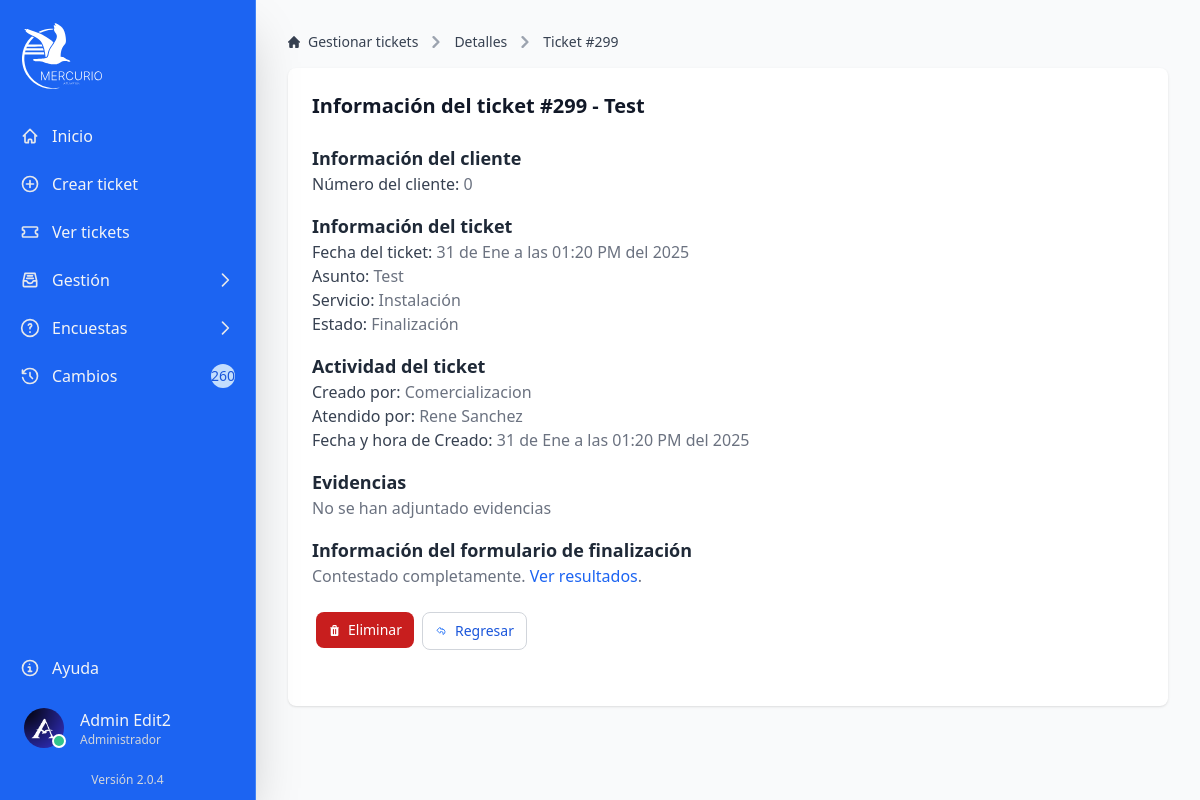
The page /src/web/detalles?id=299 (signed in) on the database its author committed.
### tables this page shows
CREATE TABLE IF NOT EXISTS `tbticket` (
  `idTicket` int NOT NULL AUTO_INCREMENT,
  `fhticket` datetime DEFAULT NULL,
  `nombre` varchar(250) DEFAULT NULL,
  `numTrabajador` int DEFAULT NULL,
  `numCliente` varchar(5) DEFAULT NULL,
  `dispositivo` varchar(50) DEFAULT NULL,
  `imeiCliente` varchar(50) DEFAULT NULL,
  `iccidSIM` varchar(50) DEFAULT NULL,
  `fhRevision` datetime DEFAULT NULL,
  `numContacto` varchar(50) DEFAULT NULL,
  `nomContacto` varchar(100) DEFAULT NULL,
  `placasContacto` varchar(10) DEFAULT NULL,
  `marcaContacto` varchar(20) DEFAULT NULL,
  `prioridad` varchar(250) DEFAULT NULL,
  `asunto` varchar(200) DEFAULT NULL,
  `descripcion` mediumtext,
  `estado` varchar(250) DEFAULT NULL,
  `domicilio` varchar(150) DEFAULT NULL,
  `ciudad` varchar(30) DEFAULT NULL,
  `domestado` varchar(30) DEFAULT NULL,
  `codpostal` int DEFAULT NULL,
  `domdescripcion` varchar(250) DEFAULT NULL,
  `servicio` varchar(20) DEFAULT NULL,
  `asignado` varchar(250) DEFAULT NULL,
  `st_estado` tinyint(1) NOT NULL,
  `evidencia` varchar(255) DEFAULT NULL,
  `evidenciaArribo` varchar(250) DEFAULT NULL,
  `evidenciaInicio` varchar(250) DEFAULT NULL,
  `evidenciaRealizacion` varchar(250) DEFAULT NULL,
  `evidenciaFinalizacion` varchar(250) DEFAULT NULL,
  `evidenciaAudio` varchar(250) DEFAULT NULL,
  `txt_contestacion` varchar(500) DEFAULT NULL,
  `fhContestacion` datetime DEFAULT NULL,
  `fhAsignado` datetime DEFAULT NULL,
  `fhArribo` datetime DEFAULT NULL,
  `fhInicio` datetime DEFAULT NULL,
  `fhRealizacion` datetime DEFAULT NULL,
  `fhFinalizacion` datetime DEFAULT NULL,
  `fhCongelado` datetime DEFAULT NULL,
  `fhCancelado` datetime DEFAULT NULL,
  `fhProgramada` datetime DEFAULT NULL,
  `fhEliminacion` datetime DEFAULT NULL,
  `motivo_eliminacion` varchar(250) DEFAULT NULL,
  `eliminadopor` varchar(150) DEFAULT NULL,
  `correo` varchar(250) DEFAULT NULL,
  `token` varchar(255) DEFAULT NULL,
  PRIMARY KEY (`idTicket`)
);

CREATE TABLE IF NOT EXISTS `users` (
  `userId` int NOT NULL AUTO_INCREMENT,
  `user` varchar(50) NOT NULL,
  `nombre` varchar(55) NOT NULL,
  `apellido` varchar(55) NOT NULL,
  `email` varchar(200) NOT NULL,
  `imagen` varchar(255) NOT NULL,
  `credencial` varchar(255) NOT NULL,
  `tipo` varchar(20) NOT NULL,
  `password` varchar(255) NOT NULL,
  `code` varchar(255) DEFAULT NULL,
  `token` varchar(255) DEFAULT NULL,
  `token_expiration` timestamp NULL DEFAULT NULL,
  `userStatus` tinyint NOT NULL,
  `fhCreacion` datetime NOT NULL,
  `fhBaja` datetime DEFAULT NULL,
  PRIMARY KEY (`userId`)
);

### src/web/detalles.php (the view, shortened to what this page needs)
<?php
include '../configuration/conn-session.php';
if (isset($_GET['id'])) {
    $idTicket = $_GET['id'];
    $query = "SELECT * FROM tbticket WHERE idTicket = '$idTicket'";
    $result = mysqli_query($conn, $query);
    if (mysqli_num_rows($result) > 0) {
        $row = mysqli_fetch_array($result);
    } else {
        echo "<script>alert('No se encontró el ticket');</script>";
        echo "<script>window.location.href = 'gestion.php';</script>";
    }
} else {
    echo "<script>alert('No se encontró el ticket');</script>";
    echo "<script>window.location.href = 'gestion.php';</script>";
}
function traducirFecha($fecha)
{
    $dia = date('d', strtotime($fecha));
    $mes = date('m', strtotime($fecha));
    $hora = date('h:i', strtotime($fecha));
    $am_pm = strtoupper(date('a', strtotime($fecha)));
    $meses = array(
        '01' => 'Ene',
        '02' => 'Feb',
        '03' => 'Mar',
        '04' => 'Abr',
        '05' => 'May',
        '06' => 'Jun',
        '07' => 'Jul',
        '08' => 'Ago',
        '09' => 'Sep',
        '10' => 'Oct',
        '11' => 'Nov',
        '12' => 'Dic'
    );
    return $dia . ' de ' . $meses[$mes] . ' a las ' . $hora . ' ' . $am_pm . ' del ' . date('Y', strtotime($fecha));
}
function getStatus($status)
{
    switch ($status) {
        case "6":
            echo 'Finalización';
            break;
    }
}
function getAsignado($asignado)
{
    global $conn;
    if ($asignado == "") {
        echo 'Sin asignar';
    } else {
        $query = "SELECT nombre, apellido FROM users WHERE userId = ?";
        $stmt = $conn->prepare($query);
        $stmt->bind_param("i", $asignado);
        $stmt->execute();
        $result = $stmt->get_result();
        if ($result->num_rows > 0) {
            $row = $result->fetch_assoc();
            echo $row['nombre'] . ' ' . $row['apellido'];
        } else {
            echo 'Técnico no encontrado';
        }
    }
}
?>
<?php include '../components/modal-baja-ticket-detalles.php'; ?>
<!DOCTYPE html>
<html lang="es">
<head>
    <link rel="stylesheet" href="../output.css">
    <link rel="stylesheet" href="./loading.css">
</head>
<body class="bg-gray-50 dark:bg-gray-700">
    <?php include '../components/sidebar.php'; ?>
    <div class="p-4 mt-16 sm:mt-0 lg:mb-4 sm:ml-64">
        <div class="p-4">
            <div class="grid grid-cols-1 gap-4 mb-4">
                <nav class="flex" aria-label="Breadcrumb">
                    <ol class="inline-flex items-center space-x-1 md:space-x-2 rtl:space-x-reverse">
                        <li class="inline-flex items-center">
                            <a href="gestion"
                                class="inline-flex items-center text-sm font-medium text-gray-700 hover:text-blue-600 dark:text-gray-400 dark:hover:text-white">
                                Gestionar tickets
                            </a>
                        </li>
                        <li>
                            <div class="flex items-center">
                                <svg class="rtl:rotate-180 w-3 h-3 text-gray-400 mx-1" aria-hidden="true"
                                    xmlns="http://www.w3.org/2000/svg" fill="none" viewBox="0 0 6 10">
                                    <path stroke="currentColor" stroke-linecap="round" stroke-linejoin="round"
                                        stroke-width="2" d="m1 9 4-4-4-4" />
                                </svg>
                                <button onclick="returnBack()"
                                    class="ms-1 text-sm font-medium text-gray-700 hover:text-blue-600 md:ms-2 dark:text-gray-400 dark:hover:text-white">Detalles</button>
                            </div>
                        </li>
                        <li>
                            <div class="flex items-center">
                                <svg class="rtl:rotate-180 w-3 h-3 text-gray-400 mx-1" aria-hidden="true"
                                    xmlns="http://www.w3.org/2000/svg" fill="none" viewBox="0 0 6 10">
                                    <path stroke="currentColor" stroke-linecap="round" stroke-linejoin="round"
                                        stroke-width="2" d="m1 9 4-4-4-4" />
                                </svg>
                                <button onclick="reload()"
                                    class="ms-1 text-sm font-medium text-gray-700 hover:text-blue-600 md:ms-2 dark:text-gray-400 dark:hover:text-white">Ticket
                                    #<?php echo $row['idTicket'] ?></button>
                            </div>
                        </li>
                    </ol>
                </nav>
                <div class="max-w-full w-full bg-white rounded-lg shadow dark:bg-gray-800 p-4 md:p-6">
                    <div class="text-xl mb-6">
                        <strong class="semi-bold text-gray-900 md:text-xl dark:text-gray-100">Información del ticket
                            #<?php echo $row['idTicket'] ?> - <?php echo $row['asunto'] ?></strong>
                    </div>
                    <span class="text-lg font-bold text-gray-800 dark:text-gray-100">Información del cliente</span>
                    <div class="mb-4 text-base text-gray-500 dark:text-gray-300">
                        <p><span class="font-medium text-gray-700 dark:text-gray-200">Número del cliente:
                            </span><?php echo $row['numCliente']; ?></p>
                    </div>
                    <span class="text-lg font-bold text-gray-800 dark:text-gray-100">Información del ticket</span>
                    <div class="mb-4 text-base text-gray-500 dark:text-gray-300">
                        <p><span class="font-medium text-gray-700 dark:text-gray-200">Fecha del ticket:
                            </span><?php echo traducirFecha($row['fhticket']); ?></p>
                        <p><span class="font-medium text-gray-700 dark:text-gray-200">Asunto:
                            </span><?php echo $row['asunto']; ?></p>
                        <?php if (!empty($row['servicio'])) { ?>
                            <p><span class="font-medium text-gray-700 dark:text-gray-200">Servicio:
                                </span><?php echo $row['servicio']; ?></p>
                        <?php } ?>
                        <?php if (!empty($row['estado'])) { ?>
                            <p><span class="font-medium text-gray-700 dark:text-gray-200">Estado:
                                </span><?php getStatus($row['estado']); ?>
                            </p>
                        <?php } ?>
                    </div>
                    <span class="text-lg font-bold text-gray-800 dark:text-gray-100">Actividad del ticket</span>
                    <div class="mb-4 text-base text-gray-500 dark:text-gray-300">
                        <p><span class="font-medium text-gray-700 dark:text-gray-200">Creado por:
                            </span><?php echo $row['nombre']; ?></p>
                        <?php if (!empty($row['asignado'])) { ?>
                            <p><span class="font-medium text-gray-700 dark:text-gray-200">Atendido por:
                                </span><?php getAsignado($row['asignado']); ?></p>
                        <?php } ?>
                        <p><span class="font-medium text-gray-700 dark:text-gray-200">Fecha y hora de Creado:
                            </span><?php echo traducirFecha($row['fhticket']); ?></p>
                    </div>
                    <span class="text-lg font-bold text-gray-800 dark:text-gray-100">Evidencias</span>
                    <div class="mb-4 text-base text-gray-500 dark:text-gray-300">
                        <?php if (empty($row['evidencia']) && empty($row['evidenciaArribo']) && empty($row['evidenciaInicio']) && empty($row['evidenciaRealizacion']) && empty($row['evidenciaFinalizacion'])): ?>
                            <p>No se han adjuntado evidencias</p>
                        <?php endif; ?>
                    </div>
                    <?php if ($row['estado'] == 0 || $row['estado'] == 6): ?>
                        <span class="text-lg font-bold text-gray-800 dark:text-gray-100">Información del formulario de
                            finalización</span>
                        <div class="mb-6 text-base text-gray-500 dark:text-gray-300">
                            <?php if (!empty($row['token'])): ?>
                                <p>No se a contestado el formulario de finalización, por favor, contestar el formulario.
                                    Link:</p>
                                <a href="../cliente/visualizacion?token=<?= htmlspecialchars($row['token']); ?>"
                                    class="text-blue-600 hover:text-blue-800">Contestar formulario</a>
                            <?php else: ?>
                                <?php
                                $idTicket = $row['idTicket'];
                                $queryForm = "SELECT idForm FROM formsatisfaccion WHERE idTicket = ?";
                                $stmt = $conn->prepare($queryForm);
                                $stmt->bind_param("i", $idTicket);
                                $stmt->execute();
                                $resultForm = $stmt->get_result();
                                if ($resultForm && $resultForm->num_rows > 0) {
                                    $formData = $resultForm->fetch_assoc();
                                    $formId = $formData['idForm'];
                                    ?>
                                    <p>Contestado completamente. <a
                                            href="resultado-de-encuesta?id=<?= htmlspecialchars($formId); ?>"
                                            class="text-blue-600 hover:text-blue-800">Ver
                                            resultados</a>.</p>
                                <?php } ?>
                            <?php endif; ?>
                        <?php endif; ?>
                        <div class="block md:flex">
                            <?php
                            if ($tipo == 'admin' || $tipo == 'coordinador') {
                                if (in_array($row['estado'], [1, 2, 3, 4, 5, 6, 7, 8, 9])) {
                                    ?>
                                    <div class="relative">
                                        <div class="mt-1 md:mt-6 mx-1">
                                            <button type="button" data-modal-target="popup-confirmation"
                                                data-modal-toggle="popup-confirmation" data-id="<?php echo $row['idTicket']; ?>"
                                                class="px-3 py-2 text-sm font-medium text-center inline-flex items-center text-white bg-red-700 rounded-lg hover:bg-red-800 focus:ring-4 focus:outline-none focus:ring-red-300 dark:bg-red-600 dark:hover:bg-red-700 dark:focus:ring-red-800 mb-2">
                                                Eliminar</button>
                                        </div>
                                    </div>
                                    <?php
                                }
                            }
                            ?>
                            <div class="mt-1 md:mt-6 mx-1">
                                <button type="button" onclick="returnBack()"
                                    class="px-3 py-2 text-sm font-medium text-center inline-flex items-center border border-gray-300 dark:border-none text-blue-700 bg-white rounded-lg hover:bg-gray-100 focus:ring-4 focus:outline-none focus:ring-blue-300 dark:text-white dark:bg-gray-700 dark:hover:bg-blue-500 dark:focus:ring-blue-600 mb-2">
                                    Regresar</button>
                            </div>
                        </div>
                    </div>
                </div>
            </div>
        </div>
</body>
</html>

### src/web/loading.css (style rules this page uses)
body.fade-out { animation: fadeOutBackground 1s forwards; }

### rows shown on the page
tbticket: idTicket "299", asunto "Test", numCliente "0", fhticket "31 de Ene a las 01:20 PM del 2025", servicio "Instalación", nombre "Comercializacion"
users: nombre "Rene", apellido "Sanchez"

### other values the page prints
$totalTickets "260"
$_SESSION['nombre'] "Admin"
$_SESSION['apellido'] "Edit2"
